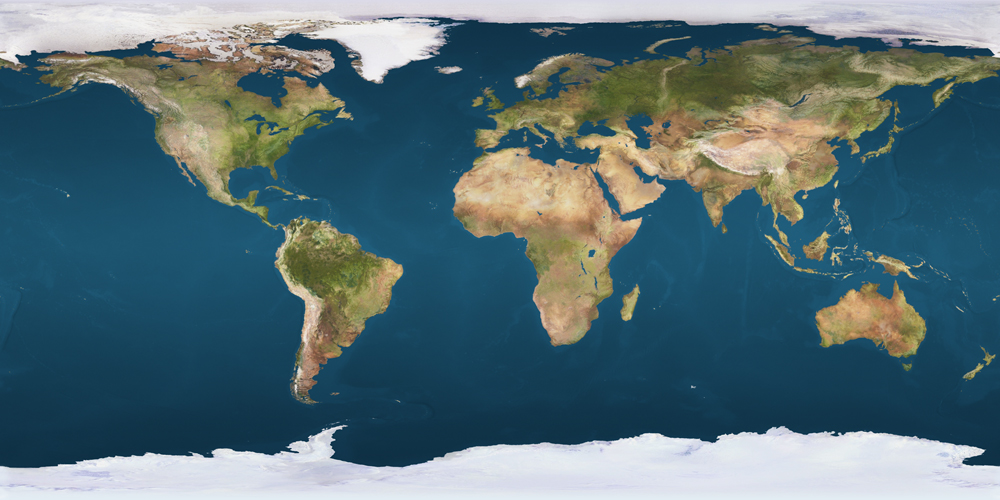
#> input picture images/Earthmap1000x500.jpg, 1000 x 500 px
$ python satellite_orbit_interactive.py
#> lines starting #> are read from the running program, lines starting #| are printed output that depends on the picture
# script to plot the interactive orbit of a satellite around Earth
import numpy as np
import matplotlib.pyplot as plt
import matplotlib.patches as patches
from matplotlib.animation import FuncAnimation
from matplotlib.widgets import Slider

G = 6.6743e-11 # m^3kg^-1s^-2
M_E = 5.9722e24 # kg
R_E = 6.378e6 # m
h = 4.2e5 # orbit height of satellite above Earth
i = np.radians(45) # define orbital inclination

# eccentricty
e = 0.6

# use perigee radius as it is fixed
r_p = R_E + h

if e == 1.0:
    a = np.inf # need this as it would break otherwise
else:
    a = r_p / (1-e)

# calculate apogee distance
r_ap = a* (1 + e)

# semi minor axis
b = a * np.sqrt(1 - e**2)

# calculate true anomaly (measured from centre of Earth to satellite)
true_anomaly = np.linspace(0, 2*np.pi, 100) # nu

r_s = (a*(1-e**2))/(1+e*np.cos(true_anomaly)) # polar coords

x_s = r_s*np.cos(true_anomaly) # translate to cartesian
y_s = r_s*np.sin(true_anomaly)

# vis-viva equation (conservation of mechanical energy in a gravitational field)
v_s = np.sqrt((G*M_E)*((2/r_s) - (1/a)))

# calculate flight path angle (because of ellipse etc., radial vector is not perpendicular to velocity always)
phi = np.arctan2(e*np.sin(true_anomaly),1+e*np.cos(true_anomaly))

# calculate total angle
total_angle = true_anomaly + np.pi/2 - phi

# split velocity into components
v_x = v_s * np.cos(total_angle)
v_y = v_s * np.sin(total_angle)

# define plot
fig, (ax1, ax2) = plt.subplots(1, 2, figsize=(7, 7))
ax1.set_aspect('equal')
plt.subplots_adjust(bottom=0.3)

# moving satellite object
satellite, = ax1.plot([], [], 'ko')

# define radial vector to satellite
radial_line, = ax1.plot([], [], color = 'red', linestyle = '-', alpha=0.6, label = "Radial Vector (r)")

# velocity vector and components using quiver
v_vector = ax1.quiver([0], [0], [0], [0], color='red', angles='xy', scale_units='xy', scale=1, label="Velocity Vector")
v_x_component = ax1.quiver([0], [0], [0], [0], color='green', angles='xy', scale_units='xy', scale=1, label="v_x Component")
v_y_component = ax1.quiver([0], [0], [0], [0], color='royalblue', angles='xy', scale_units='xy', scale=1, label="v_y Component")

# text with velocity and distance
telemetry_text = ax1.text(0.05, 0.95, "", transform=ax1.transAxes, fontsize=10,
                         verticalalignment='top', bbox=dict(boxstyle='round', facecolor='white', alpha=0.7))

# plot statics
earth = patches.Circle((0, 0), R_E, color = 'dodgerblue', alpha = 0.3)
ax1.add_patch(earth)
ax1.legend(loc="upper right")

# add a slider
ax_ecc = plt.axes([0.2, 0.05, 0.6, 0.03])
ecc_slider = Slider(ax_ecc, 'Eccentricity', 0.0, 0.99, valinit=e, valstep=0.01)

orbit_line, = ax1.plot(x_s, y_s, 'gray', linestyle='--')

# plotting ground track
# translate to 3D coords using orbital inclination
X = x_s
Y = y_s * np.cos(i)
Z = y_s * np.sin(i)

# calculate Eccentric anomaly from true anomaly
E = 2*np.arctan(np.sqrt((1-e)/(1+e))*np.tan(true_anomaly/2))

# mean orbital motion (averaged over ellipse)
n = np.sqrt((G*M_E)/a**3)

# calculate mean anomaly
M = E - e*np.sin(E)

# calculate the time array (time at each angle)
t = M/n

# how much has Earth rotated?
w_E = 7.2921e-5 # rad/s

E_rot = w_E*t # array of angle Earth has rotated at each satellite instance

# we rotate the satellite position westwards to simulate Earth rotating eastwards
X_new = X*np.cos(E_rot) + Y*np.sin(E_rot)
Y_new = -X*np.sin(E_rot) + Y*np.cos(E_rot)
Z_new = Z

# convert to Latitude and Longitude
lat = np.arcsin(Z_new/r_s) * (180/np.pi)
lon = np.arctan2(Y_new, X_new) * (180/np.pi)

# plotting
# add plot of Earth
try:
    img = plt.imread('images/Earthmap1000x500.jpg')
#> img is the input picture: shape (500, 1000, 3); mean R, G, B 86, 111, 118.4
    ax2.imshow(img, extent=[-180, 180, -90, 90], aspect='auto', alpha=0.8)
except FileNotFoundError:
    ax2.grid(True, linestyle=':', alpha=0.8)

ax2.set_xlim([-180, 180])
ax2.set_ylim([-90, 90])
gt = ax2.scatter(lon, lat, color='black', s=1)

satellite_gt, = ax2.plot([], [], 'ko') # ground track

# add inclination slider
ax_inc = plt.axes([0.2, 0.1, 0.6, 0.03]) # Placed slightly above the ecc slider
inc_slider = Slider(ax_inc, 'Inclination (°)', 0.0, 90.0, valinit=45.0, valstep=1.0)

# add height slider
ax_h = plt.axes([0.2, 0.15, 0.6, 0.03]) # Placed slightly above the ecc slider
h_slider = Slider(ax_h, 'Satellite Height (km)', 0.0, 36000, valinit=420, valstep=1.0) # Geostationary orbit is 3.6e7 m

# what to do when eccentricity slider is changed
# [89 lines left out: function update_slider, not called in this run]

# animation
def update(i):
    satellite.set_data([x_s[i]], [y_s[i]])
    radial_line.set_data([0, x_s[i]],[0, y_s[i]])

    # set text to display current distance, speed and acceleration
    r_s_km = r_s[i] / 1000
    v_s_km_s = v_s[i] / 1000
    telemetry_text.set_text(f"Distance: {r_s_km:,.0f} km\nVelocity: {v_s_km_s:.2f} km/s")

    # Getting velocity vectors
    # Dynamic Arrow Math: Normalize components to a clear length (30% of Earth's Radius)
    speed = np.sqrt(v_x[i]**2 + v_y[i]**2)
    u_dir = v_x[i] / speed
    v_dir = v_y[i] / speed
    arrow_length = R_E * 0.6

    # Target dynamic components
    u_val = u_dir * arrow_length
    v_val = v_dir * arrow_length

    v_vector.set_offsets([x_s[i], y_s[i]])
    v_x_component.set_offsets([x_s[i], y_s[i]])
    v_y_component.set_offsets([x_s[i], y_s[i]])

    v_vector.set_UVC(u_val, v_val)
    v_x_component.set_UVC(u_val, 0)
    v_y_component.set_UVC(0, v_val)

    # update satellite ground track
    satellite_gt.set_data([lon[i]], [lat[i]])

    return satellite, radial_line, telemetry_text, v_vector, v_x_component, v_y_component, satellite_gt

# Set initial framing bounds before animation starts
ax1.set_xlim([-r_ap * 1.2, r_p * 1.5])
ax1.set_ylim([-r_ap * 0.8, r_ap * 0.8])

# plot positions animation
ani = FuncAnimation(fig, update, frames=len(x_s), interval=30, blit=True)
ecc_slider.on_changed(update_slider) # calls update_slider once changed
inc_slider.on_changed(update_slider) # calls update_slider once changed
h_slider.on_changed(update_slider) # calls update_slider once changed
plt.show()
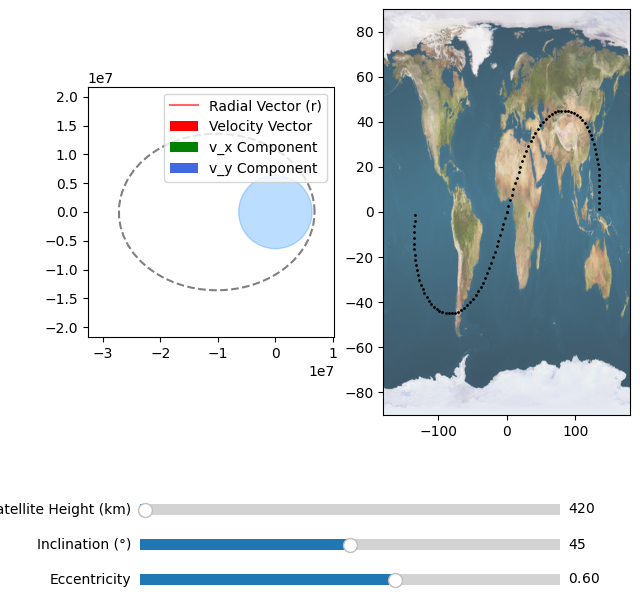
#> figure drawn by matplotlib, 5 panels
